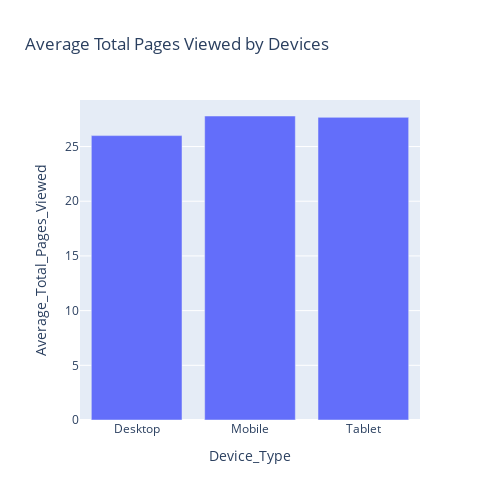

Notebook code cell kept with this figure:
### Markdown cell above
average total pages viewed by devices:

### Code cell
devices_grouped = data.groupby('Device_Type')['Total_Pages_Viewed'].mean().reset_index()
devices_grouped.columns = ['Device_Type', 'Average_Total_Pages_Viewed']
fig = px.bar(devices_grouped, x='Device_Type', y='Average_Total_Pages_Viewed',
             title='Average Total Pages Viewed by Devices',width=500, height=500)
fig.show()

### Figure 1 — Plotly figure (JSON) as saved in the notebook; plotly's stock layout.template omitted (floating-point values rounded to 4 significant figures)
{"data": [{"alignmentgroup": "True", "hovertemplate": "Device_Type=%{x}<br>Average_Total_Pages_Viewed=%{y}<extra></extra>", "legendgroup": "", "marker": {"color": "#636efa", "pattern": {"shape": ""}}, "name": "", "offsetgroup": "", "orientation": "v", "showlegend": false, "textposition": "auto", "type": "bar", "x": ["Desktop", "Mobile", "Tablet"], "xaxis": "x", "y": [26, 27.79, 27.67], "yaxis": "y"}], "layout": {"barmode": "relative", "height": 500, "legend": {"tracegroupgap": 0}, "title": {"text": "Average Total Pages Viewed by Devices"}, "width": 500, "xaxis": {"anchor": "y", "autorange": true, "domain": [0, 1], "range": [-0.5, 2.5], "title": {"text": "Device_Type"}, "type": "category"}, "yaxis": {"anchor": "x", "autorange": true, "domain": [0, 1], "range": [0, 29.25], "title": {"text": "Average_Total_Pages_Viewed"}, "type": "linear"}}}
